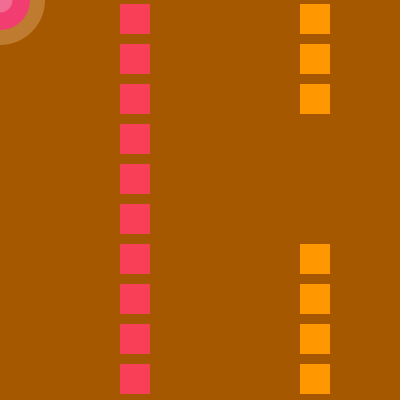
Frame 1 (no input)
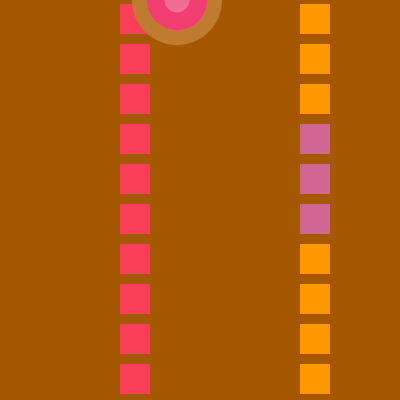
Frame 60 (the mouse pressed at the canvas centre just before this capture)
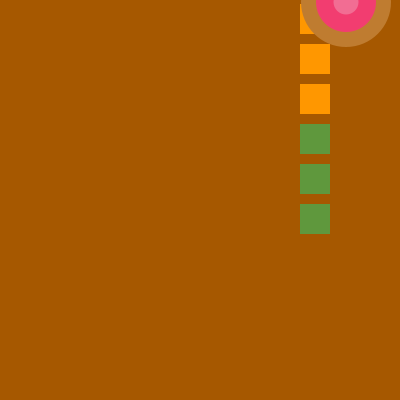
Frame 120 (the mouse held since frame 60 and released just before this capture)

The Processing sketch that drew these frames (run headless with seeded random() and noise(); from frame 60 on, the mouse is pressed at the canvas centre):

// Processing sketch: processing_5823
// ── processing_5823.pde

//Screensaver door Barbara Kamphuis, ECP1a
float r;
float g;
float b;
float a;

int x = 0; 
int y = 0; 
int speed = 3; 
int state = 0; 

int VierkantX = 160;
int VierkantY = 110;
float VierkantXFill = 0;

void setup(){  
  size(400,400);    
}  
  
void draw() {  
  background (#A65800);  
  
//DezeVierkantjesVerkleurenTelkens
  noStroke(); 
  fill(g,b,r,a);
  rect(300,124,30,30);
  rect(300,164,30,30);
  rect(300,204,30,30);
  
  g = random(0,255);
  b = random(0,255);
  r = random(0,255);
  a = random(0,255);

//MetMuisBewegenOverVierkantjes
  if (mouseX < 200 && mouseY < 200) {
  fill(#F93E58);
  rect(120,84,30,30);
  rect(120,44,30,30);
  rect(120,4,30,30);
  rect(120,124,30,30);
  rect(120,164,30,30);
  rect(120,204,30,30);
  rect(120,244,30,30);
  rect(120,284,30,30);
  rect(120,324,30,30);
  rect(120,364,30,30);
  rect(120,404,30,30);
  }
  
//RijtjeRechtsVoorEenDeel
  if (mouseX < 200 && mouseY < 200) {
  fill(#FF9700);
  rect(300,244,30,30);
  rect(300,284,30,30);
  rect(300,324,30,30);
  rect(300,364,30,30);
  rect(300,404,30,30);

}else if (mouseX > 200 && mouseY < 200) {
 }
 
  fill(#FF9700);
  rect(300,84,30,30);
  fill(#FF9700);
  rect(300,44,30,30);
  fill(#FF9700);
  rect(300,4,30,30);
  
  noStroke();  
  fill(#BF7C30);  
  ellipse(x,y,90,90);  
  fill(#F23D70);
  ellipse(x,y,60,60);
  fill(#F26D93);
  ellipse(x,y,25,25);
  if(state == 0 ) { 
  x = x + speed; 
  if (x > width-50) { 
    x = width-50; 
    state = 1; 
    } 
} else if (state == 1) { 
  y = y + speed - 2; 
  x = x - speed + 1; 
  if (x < 0) { 
   y = 175; 
   x = 0; 
   state = 2; 
  }  
} else if (state == 2) { 
    x = x + speed; 
  if (x > width-50) { 
   y = 175; 
   x = 350; 
   state = 3; 
} 
} else if (state == 3) { 
  y = y + speed - 2; 
  x = x - speed + 1; 
  if (x < 0) { 
   y = 350; 
   x = 0; 
   state = 4; 
} 
} else if (state == 4) { 
    x = x + speed; 
  if (x > width-50) { 
   y = 350; 
   x = 350; 
   state = 5; 
} 
} else if (state == 5) { 
  x = 0; 
  y = 0; 
  state = 0; 
} 

}
